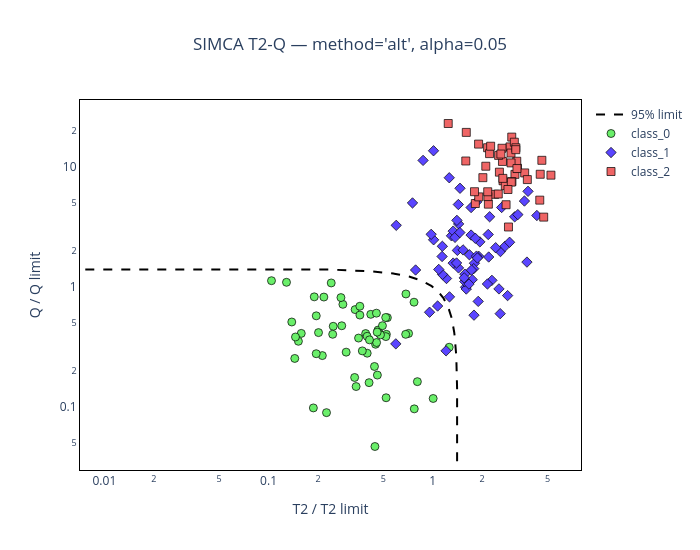

Notebook cell for this chart:
### Markdown cell above
### Acceptance boundary (T2 vs Q)

### Code cell
model_1.plot_t2q(X, [class_names[i] for i in y], color_by="label",log_scale=True)

### Figure 1 — Plotly figure (JSON) as saved in the notebook; plotly's stock layout.template omitted (floating-point values rounded to 4 significant figures; data arrays with more than 128 entries replaced by an {"elided": "..."} marker saying what was removed)
{"data": [{"line": {"color": "black", "dash": "dash", "width": 2}, "mode": "lines", "name": "95% limit", "type": "scatter", "x": {"elided": "200 float values"}, "y": {"elided": "200 float values"}}, {"hovertemplate": "T2 / T2 limit=%{x:.3f}<br>Q ratio=%{y:.3f}<br>status=%{text}<extra></extra>", "marker": {"color": "#6AEF6A", "line": {"color": "black", "width": 0.7}, "size": 8, "symbol": "circle"}, "mode": "markers", "name": "class_0", "text": ["accepted", "accepted", "accepted", "accepted", "accepted", "accepted", "accepted", "accepted", "accepted", "accepted", "accepted", "accepted", "accepted", "accepted", "accepted", "accepted", "accepted", "accepted", "accepted", "accepted", "accepted", "accepted", "accepted", "accepted", "accepted", "accepted", "accepted", "accepted", "accepted", "accepted", "accepted", "accepted", "accepted", "accepted", "accepted", "accepted", "accepted", "accepted", "accepted", "accepted", "accepted", "accepted", "accepted", "accepted", "accepted", "accepted", "accepted", "accepted", "accepted", "accepted", "accepted", "accepted", "accepted", "accepted", "accepted", "accepted", "accepted", "accepted", "accepted"], "type": "scatter", "x": [0.4641, 0.5218, 0.4716, 0.5292, 0.4446, 0.2254, 0.3367, 0.5199, 0.3599, 0.2015, 0.3599, 0.3988, 0.1875, 1.26, 0.5182, 0.2172, 0.2477, 0.2969, 0.4939, 0.1898, 0.4193, 0.5169, 0.3533, 0.3724, 0.3903, 1.006, 0.1042, 0.4487, 0.2792, 0.2458, 0.4549, 0.3414, 0.4095, 0.7124, 0.1444, 0.152, 0.2836, 0.3344, 0.4804, 0.6865, 0.4417, 0.6841, 0.2408, 0.7718, 0.3985, 0.8061, 0.4588, 0.2126, 0.1385, 0.1286, 0.7691, 0.4601, 0.4539, 0.1951, 0.1952, 0.276, 0.1582, 0.1459, 0.4117], "y": [0.4359, 0.4019, 0.4109, 0.554, 0.04658, 0.08929, 0.6464, 0.1188, 0.6896, 0.4156, 0.5819, 0.2797, 0.09777, 0.3137, 0.3847, 0.8226, 0.469, 0.2854, 0.4745, 0.8259, 0.5902, 0.5555, 0.3741, 0.2924, 0.408, 0.1172, 1.127, 0.3322, 0.4739, 0.4022, 0.3436, 0.1474, 0.1588, 0.4092, 0.2529, 0.3518, 0.7152, 0.1754, 0.3978, 0.8728, 0.2168, 0.402, 1.079, 0.096, 0.3871, 0.1619, 0.4193, 0.2672, 0.5095, 1.092, 0.7453, 0.1837, 0.6036, 0.277, 0.5734, 0.8142, 0.4093, 0.382, 0.3614]}, {"hovertemplate": "T2 / T2 limit=%{x:.3f}<br>Q ratio=%{y:.3f}<br>status=%{text}<extra></extra>", "marker": {"color": "#5A45FF", "line": {"color": "black", "width": 0.7}, "size": 8, "symbol": "diamond"}, "mode": "markers", "name": "class_1", "text": ["rejected", "rejected", "rejected", "rejected", "rejected", "rejected", "accepted", "rejected", "rejected", "rejected", "rejected", "rejected", "rejected", "rejected", "rejected", "rejected", "rejected", "rejected", "rejected", "rejected", "rejected", "rejected", "accepted", "rejected", "rejected", "rejected", "accepted", "rejected", "rejected", "rejected", "rejected", "rejected", "rejected", "rejected", "rejected", "rejected", "rejected", "rejected", "rejected", "rejected", "rejected", "rejected", "rejected", "accepted", "rejected", "rejected", "rejected", "rejected", "rejected", "rejected", "rejected", "rejected", "rejected", "rejected", "rejected", "rejected", "rejected", "rejected", "rejected", "rejected", "rejected", "rejected", "rejected", "rejected", "rejected", "rejected", "rejected", "rejected", "rejected", "rejected", "rejected"], "type": "scatter", "x": [4.306, 3.747, 3.155, 1.012, 1.438, 1.908, 1.205, 1.435, 1.144, 2.583, 1.011, 1.712, 0.7529, 0.5992, 1.432, 1.3, 2.177, 1.332, 1.794, 1.261, 1.14, 1.936, 0.5957, 1.585, 2.629, 1.777, 1.071, 1.74, 1.721, 1.569, 1.367, 2.293, 1.712, 2.221, 1.265, 1.463, 0.8731, 1.466, 1.6, 1.672, 2.752, 0.9782, 1.332, 0.9565, 2.192, 0.7862, 1.851, 1.213, 1.403, 1.846, 1.892, 3.298, 1.147, 1.871, 2.575, 1.412, 3.618, 1.567, 1.088, 2.938, 1.554, 1.662, 3.803, 1.783, 2.531, 2.857, 1.397, 1.817, 2.416, 1.53, 2.153], "y": [3.942, 1.61, 3.843, 2.472, 3.353, 1.798, 0.2927, 1.44, 2.181, 1.971, 13.67, 4.594, 5.019, 3.264, 4.868, 2.668, 2.737, 2.92, 1.576, 8.143, 1.794, 2.376, 0.3347, 0.994, 4.601, 1.42, 0.6924, 1.15, 1.382, 1.277, 2.59, 1.134, 2.707, 3.849, 0.8257, 2.841, 11.36, 6.649, 0.9598, 1.855, 2.179, 2.745, 1.58, 0.6147, 1.776, 1.384, 5.115, 1.175, 3.59, 1.807, 0.757, 4.01, 1.27, 1.743, 0.5979, 2.017, 5.206, 1.11, 1.399, 2.358, 1.19, 1.056, 6.271, 0.581, 0.962, 0.8458, 1.583, 2.544, 2.124, 2.035, 1.058]}, {"hovertemplate": "T2 / T2 limit=%{x:.3f}<br>Q ratio=%{y:.3f}<br>status=%{text}<extra></extra>", "marker": {"color": "#EF6565", "line": {"color": "black", "width": 0.7}, "size": 8, "symbol": "square"}, "mode": "markers", "name": "class_2", "text": ["rejected", "rejected", "rejected", "rejected", "rejected", "rejected", "rejected", "rejected", "rejected", "rejected", "rejected", "rejected", "rejected", "rejected", "rejected", "rejected", "rejected", "rejected", "rejected", "rejected", "rejected", "rejected", "rejected", "rejected", "rejected", "rejected", "rejected", "rejected", "rejected", "rejected", "rejected", "rejected", "rejected", "rejected", "rejected", "rejected", "rejected", "rejected", "rejected", "rejected", "rejected", "rejected", "rejected", "rejected", "rejected", "rejected", "rejected", "rejected"], "type": "scatter", "x": [2.02, 2.386, 2.679, 2.797, 3.167, 3.281, 4.739, 4.485, 3.036, 1.817, 1.905, 1.796, 2.182, 2.892, 2.547, 2.765, 5.247, 3.63, 2.658, 3.248, 2.519, 2.954, 2.105, 3.028, 2.64, 4.618, 2.996, 2.999, 1.243, 1.601, 3.767, 2.167, 2.162, 2.507, 2.158, 3.257, 2.218, 2.6, 1.589, 3.009, 2.872, 3.14, 1.902, 4.514, 2.673, 3.209, 2.252, 3.205], "y": [8.157, 5.923, 7.682, 4.85, 8.692, 9.765, 3.821, 5.297, 7.556, 4.961, 5.639, 6.226, 4.901, 3.161, 9.066, 7.0, 8.557, 8.935, 11.14, 11.19, 12.52, 14.73, 10.16, 17.78, 14.35, 11.38, 13.09, 10.83, 23.09, 19.46, 7.861, 5.668, 6.221, 5.955, 14.5, 9.715, 12.95, 12.84, 11.24, 7.491, 6.496, 16.12, 15.54, 8.708, 8.043, 14.49, 14.93, 13.96]}], "layout": {"height": 550, "showlegend": true, "title": {"text": "SIMCA T2-Q — method='alt', alpha=0.05", "x": 0.5}, "width": 700, "xaxis": {"linecolor": "black", "mirror": true, "showgrid": false, "showline": true, "title": {"text": "T2 / T2 limit"}, "type": "log", "zeroline": false}, "yaxis": {"linecolor": "black", "mirror": true, "showgrid": false, "showline": true, "title": {"text": "Q / Q limit"}, "type": "log", "zeroline": false}}}
